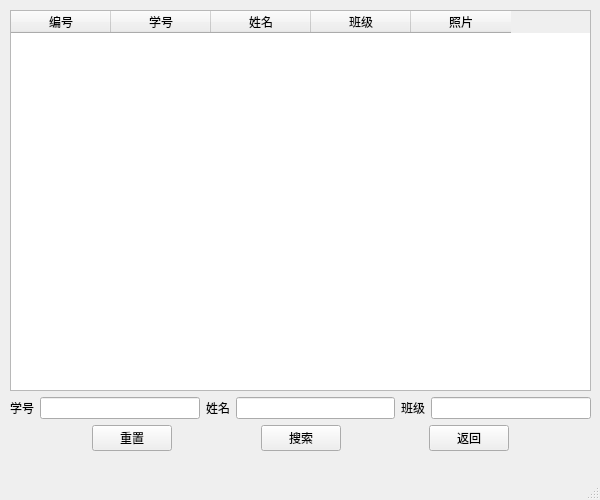
<?xml version="1.0" encoding="UTF-8"?>
<ui version="4.0">
 <class>Tch_stu_form</class>
 <widget class="QMainWindow" name="Tch_stu_form">
  <property name="geometry">
   <rect>
    <x>0</x>
    <y>0</y>
    <width>600</width>
    <height>500</height>
   </rect>
  </property>
  <property name="sizePolicy">
   <sizepolicy hsizetype="Expanding" vsizetype="Expanding">
    <horstretch>0</horstretch>
    <verstretch>0</verstretch>
   </sizepolicy>
  </property>
  <property name="minimumSize">
   <size>
    <width>600</width>
    <height>500</height>
   </size>
  </property>
  <property name="windowTitle">
   <string>学生管理</string>
  </property>
  <property name="windowIcon">
   <iconset>
    <normaloff>../icon/APP_icon.ico</normaloff>../icon/APP_icon.ico</iconset>
  </property>
  <widget class="QWidget" name="centralwidget">
   <property name="sizePolicy">
    <sizepolicy hsizetype="Expanding" vsizetype="Expanding">
     <horstretch>0</horstretch>
     <verstretch>0</verstretch>
    </sizepolicy>
   </property>
   <widget class="QWidget" name="">
    <property name="geometry">
     <rect>
      <x>10</x>
      <y>10</y>
      <width>581</width>
      <height>441</height>
     </rect>
    </property>
    <layout class="QVBoxLayout" name="verticalLayout">
     <item>
      <widget class="QTableWidget" name="tableWidget">
       <column>
        <property name="text">
         <string>编号</string>
        </property>
       </column>
       <column>
        <property name="text">
         <string>学号</string>
        </property>
       </column>
       <column>
        <property name="text">
         <string>姓名</string>
        </property>
       </column>
       <column>
        <property name="text">
         <string>班级</string>
        </property>
       </column>
       <column>
        <property name="text">
         <string>照片</string>
        </property>
       </column>
      </widget>
     </item>
     <item>
      <layout class="QHBoxLayout" name="horizontalLayout_5">
       <item>
        <layout class="QHBoxLayout" name="horizontalLayout">
         <item>
          <widget class="QLabel" name="label">
           <property name="text">
            <string>学号</string>
           </property>
          </widget>
         </item>
         <item>
          <widget class="QLineEdit" name="lineEdit"/>
         </item>
        </layout>
       </item>
       <item>
        <layout class="QHBoxLayout" name="horizontalLayout_3">
         <item>
          <widget class="QLabel" name="label_2">
           <property name="text">
            <string>姓名</string>
           </property>
          </widget>
         </item>
         <item>
          <widget class="QLineEdit" name="lineEdit_2"/>
         </item>
        </layout>
       </item>
       <item>
        <layout class="QHBoxLayout" name="horizontalLayout_4">
         <item>
          <widget class="QLabel" name="label_3">
           <property name="text">
            <string>班级</string>
           </property>
          </widget>
         </item>
         <item>
          <widget class="QLineEdit" name="lineEdit_3"/>
         </item>
        </layout>
       </item>
      </layout>
     </item>
     <item>
      <layout class="QHBoxLayout" name="horizontalLayout_2">
       <item>
        <spacer name="horizontalSpacer">
         <property name="orientation">
          <enum>Qt::Horizontal</enum>
         </property>
         <property name="sizeHint" stdset="0">
          <size>
           <width>40</width>
           <height>20</height>
          </size>
         </property>
        </spacer>
       </item>
       <item>
        <widget class="QPushButton" name="pushButton">
         <property name="text">
          <string>重置</string>
         </property>
        </widget>
       </item>
       <item>
        <spacer name="horizontalSpacer_4">
         <property name="orientation">
          <enum>Qt::Horizontal</enum>
         </property>
         <property name="sizeHint" stdset="0">
          <size>
           <width>40</width>
           <height>20</height>
          </size>
         </property>
        </spacer>
       </item>
       <item>
        <widget class="QPushButton" name="pushButton_3">
         <property name="text">
          <string>搜索</string>
         </property>
        </widget>
       </item>
       <item>
        <spacer name="horizontalSpacer_3">
         <property name="orientation">
          <enum>Qt::Horizontal</enum>
         </property>
         <property name="sizeHint" stdset="0">
          <size>
           <width>40</width>
           <height>20</height>
          </size>
         </property>
        </spacer>
       </item>
       <item>
        <widget class="QPushButton" name="pushButton_2">
         <property name="text">
          <string>返回</string>
         </property>
        </widget>
       </item>
       <item>
        <spacer name="horizontalSpacer_2">
         <property name="orientation">
          <enum>Qt::Horizontal</enum>
         </property>
         <property name="sizeHint" stdset="0">
          <size>
           <width>40</width>
           <height>20</height>
          </size>
         </property>
        </spacer>
       </item>
      </layout>
     </item>
    </layout>
   </widget>
  </widget>
  <widget class="QMenuBar" name="menubar">
   <property name="geometry">
    <rect>
     <x>0</x>
     <y>0</y>
     <width>600</width>
     <height>22</height>
    </rect>
   </property>
  </widget>
  <widget class="QStatusBar" name="statusbar"/>
 </widget>
 <resources/>
 <connections>
  <connection>
   <sender>tableWidget</sender>
   <signal>cellDoubleClicked(int,int)</signal>
   <receiver>Tch_stu_form</receiver>
   <slot>xiugai()</slot>
   <hints>
    <hint type="sourcelabel">
     <x>27</x>
     <y>369</y>
    </hint>
    <hint type="destinationlabel">
     <x>13</x>
     <y>413</y>
    </hint>
   </hints>
  </connection>
  <connection>
   <sender>pushButton</sender>
   <signal>clicked()</signal>
   <receiver>Tch_stu_form</receiver>
   <slot>refresh()</slot>
   <hints>
    <hint type="sourcelabel">
     <x>90</x>
     <y>434</y>
    </hint>
    <hint type="destinationlabel">
     <x>56</x>
     <y>438</y>
    </hint>
   </hints>
  </connection>
  <connection>
   <sender>pushButton_3</sender>
   <signal>clicked()</signal>
   <receiver>Tch_stu_form</receiver>
   <slot>search()</slot>
   <hints>
    <hint type="sourcelabel">
     <x>238</x>
     <y>430</y>
    </hint>
    <hint type="destinationlabel">
     <x>203</x>
     <y>444</y>
    </hint>
   </hints>
  </connection>
  <connection>
   <sender>pushButton_2</sender>
   <signal>clicked()</signal>
   <receiver>Tch_stu_form</receiver>
   <slot>back()</slot>
   <hints>
    <hint type="sourcelabel">
     <x>405</x>
     <y>428</y>
    </hint>
    <hint type="destinationlabel">
     <x>361</x>
     <y>443</y>
    </hint>
   </hints>
  </connection>
 </connections>
 <slots>
  <slot>xiugai()</slot>
  <slot>refresh()</slot>
  <slot>back()</slot>
  <slot>search()</slot>
 </slots>
</ui>
